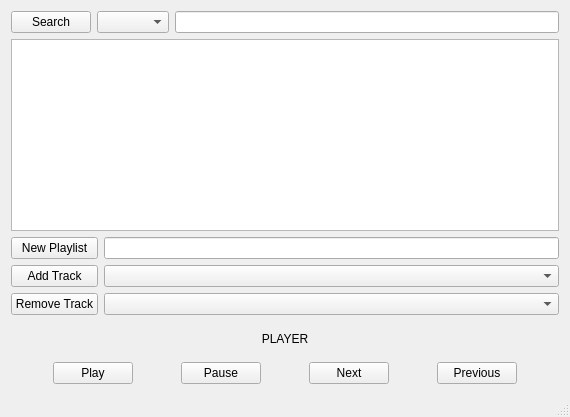
<?xml version="1.0" encoding="UTF-8"?>
<ui version="4.0">
 <class>MainWindow</class>
 <widget class="QMainWindow" name="MainWindow">
  <property name="geometry">
   <rect>
    <x>0</x>
    <y>0</y>
    <width>570</width>
    <height>417</height>
   </rect>
  </property>
  <property name="windowTitle">
   <string>MainWindow</string>
  </property>
  <widget class="QWidget" name="centralWidget">
   <property name="sizePolicy">
    <sizepolicy hsizetype="Maximum" vsizetype="Maximum">
     <horstretch>0</horstretch>
     <verstretch>0</verstretch>
    </sizepolicy>
   </property>
   <layout class="QGridLayout" name="gridLayout">
    <item row="3" column="0">
     <layout class="QGridLayout" name="gridLayout_3">
      <item row="2" column="1">
       <widget class="QPushButton" name="removeButton">
        <property name="text">
         <string>Remove Track</string>
        </property>
       </widget>
      </item>
      <item row="1" column="1">
       <widget class="QPushButton" name="addButton">
        <property name="text">
         <string>Add Track</string>
        </property>
       </widget>
      </item>
      <item row="2" column="2">
       <widget class="QComboBox" name="comboBox_trackRemove"/>
      </item>
      <item row="1" column="2">
       <widget class="QComboBox" name="comboBox_trackAdd"/>
      </item>
      <item row="0" column="1">
       <widget class="QPushButton" name="newPlaylistButton">
        <property name="text">
         <string>New Playlist</string>
        </property>
       </widget>
      </item>
      <item row="0" column="2">
       <widget class="QLineEdit" name="NewPlaylistName"/>
      </item>
     </layout>
    </item>
    <item row="2" column="0">
     <widget class="QPlainTextEdit" name="teOutput">
      <property name="sizePolicy">
       <sizepolicy hsizetype="Preferred" vsizetype="Preferred">
        <horstretch>10</horstretch>
        <verstretch>0</verstretch>
       </sizepolicy>
      </property>
      <property name="sizeIncrement">
       <size>
        <width>1000</width>
        <height>1000</height>
       </size>
      </property>
     </widget>
    </item>
    <item row="1" column="0">
     <layout class="QHBoxLayout" name="horizontalLayout">
      <property name="sizeConstraint">
       <enum>QLayout::SetNoConstraint</enum>
      </property>
      <item>
       <widget class="QPushButton" name="SearchButton">
        <property name="text">
         <string>Search</string>
        </property>
       </widget>
      </item>
      <item>
       <widget class="QComboBox" name="comboBox"/>
      </item>
      <item>
       <widget class="QLineEdit" name="SearchText">
        <property name="minimumSize">
         <size>
          <width>352</width>
          <height>0</height>
         </size>
        </property>
       </widget>
      </item>
     </layout>
    </item>
    <item row="6" column="0">
     <layout class="QGridLayout" name="gridLayout_2">
      <item row="1" column="1">
       <widget class="QPushButton" name="PauseButton">
        <property name="sizePolicy">
         <sizepolicy hsizetype="Fixed" vsizetype="Fixed">
          <horstretch>0</horstretch>
          <verstretch>0</verstretch>
         </sizepolicy>
        </property>
        <property name="text">
         <string>Pause</string>
        </property>
       </widget>
      </item>
      <item row="1" column="0">
       <widget class="QPushButton" name="PlayButton">
        <property name="sizePolicy">
         <sizepolicy hsizetype="Fixed" vsizetype="Fixed">
          <horstretch>0</horstretch>
          <verstretch>0</verstretch>
         </sizepolicy>
        </property>
        <property name="text">
         <string>Play</string>
        </property>
       </widget>
      </item>
      <item row="1" column="2">
       <widget class="QPushButton" name="NextButton">
        <property name="sizePolicy">
         <sizepolicy hsizetype="Fixed" vsizetype="Fixed">
          <horstretch>0</horstretch>
          <verstretch>0</verstretch>
         </sizepolicy>
        </property>
        <property name="text">
         <string>Next</string>
        </property>
       </widget>
      </item>
      <item row="1" column="3">
       <widget class="QPushButton" name="PreviousButton">
        <property name="sizePolicy">
         <sizepolicy hsizetype="Fixed" vsizetype="Fixed">
          <horstretch>0</horstretch>
          <verstretch>0</verstretch>
         </sizepolicy>
        </property>
        <property name="text">
         <string>Previous</string>
        </property>
       </widget>
      </item>
     </layout>
    </item>
    <item row="5" column="0">
     <widget class="QLabel" name="label">
      <property name="text">
       <string>PLAYER</string>
      </property>
      <property name="alignment">
       <set>Qt::AlignCenter</set>
      </property>
     </widget>
    </item>
   </layout>
  </widget>
  <widget class="QMenuBar" name="menuBar">
   <property name="geometry">
    <rect>
     <x>0</x>
     <y>0</y>
     <width>570</width>
     <height>22</height>
    </rect>
   </property>
  </widget>
  <widget class="QStatusBar" name="statusBar"/>
  <action name="actionGrant">
   <property name="text">
    <string>Grant</string>
   </property>
  </action>
  <action name="actionGet_Playlists">
   <property name="enabled">
    <bool>false</bool>
   </property>
   <property name="text">
    <string>Get Playlists</string>
   </property>
   <property name="toolTip">
    <string>Query Playlists from Webapi</string>
   </property>
  </action>
  <action name="actionGet_User_Information">
   <property name="enabled">
    <bool>false</bool>
   </property>
   <property name="text">
    <string>Get User Information</string>
   </property>
  </action>
  <action name="actionPlay_Track">
   <property name="text">
    <string>Play Track</string>
   </property>
  </action>
 </widget>
 <layoutdefault spacing="6" margin="11"/>
 <resources/>
 <connections/>
</ui>
